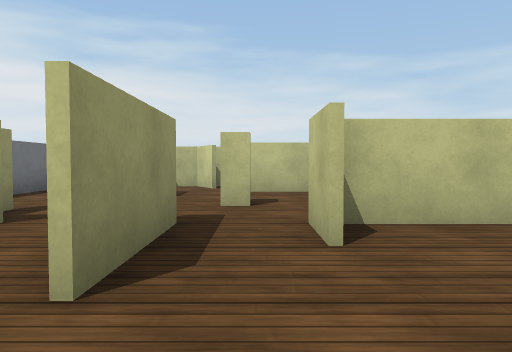
View 1 (above)

18 first-person views from a walk through a robot-simulator world made for Webots. The camera is 0.29 m above the floor, tilts 2° down and sees 70° across. The floor is counted in squares, 0.5 m on a side. Each view is taken from the middle of a square. On the plan, view 1 faces up. The plan holds only what a view shows up to about 10 squares ahead; the rest is blank. The robots in the file are not drawn. Webots' stock objects and surfaces are drawn as simple stand-ins.

View 2
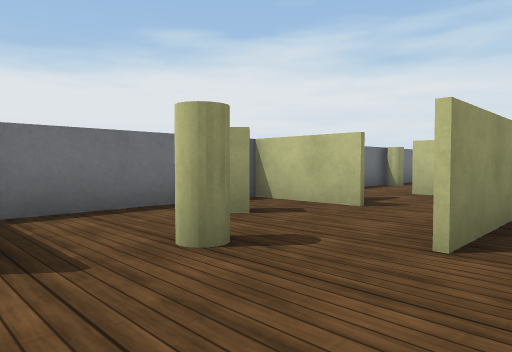

View 3
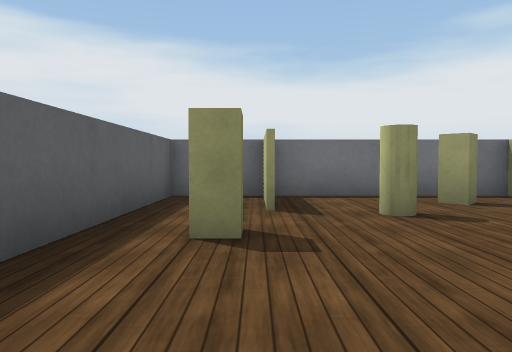

View 4
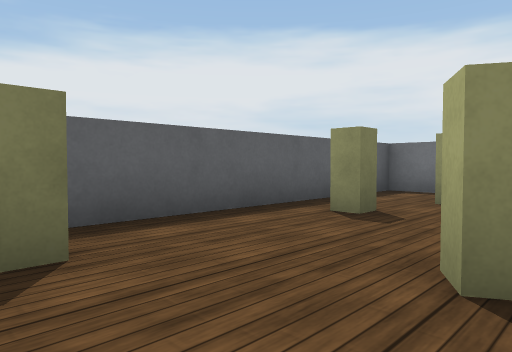

View 5
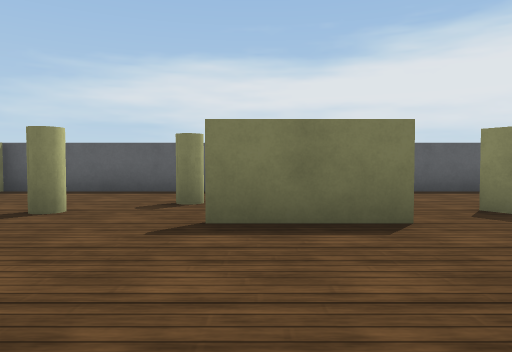

View 6
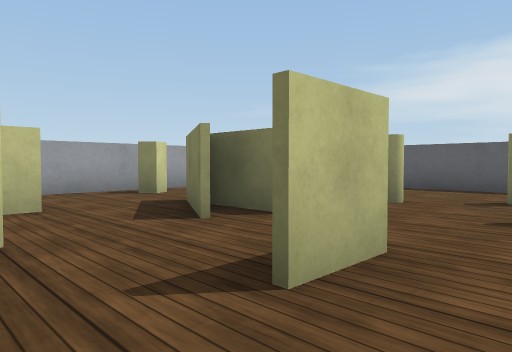

View 7
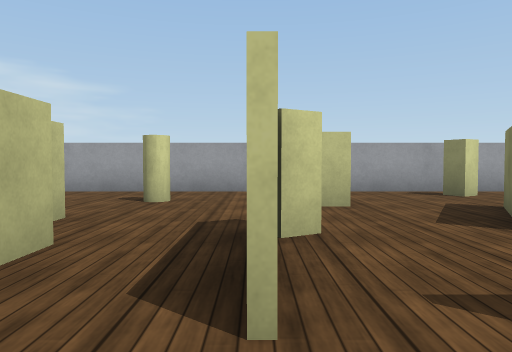

View 8
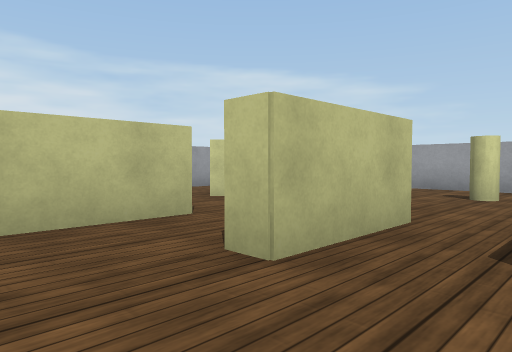

View 9
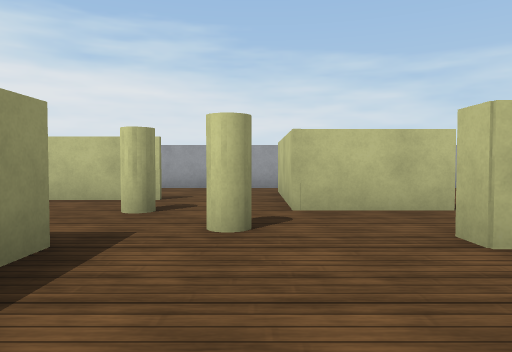

View 10
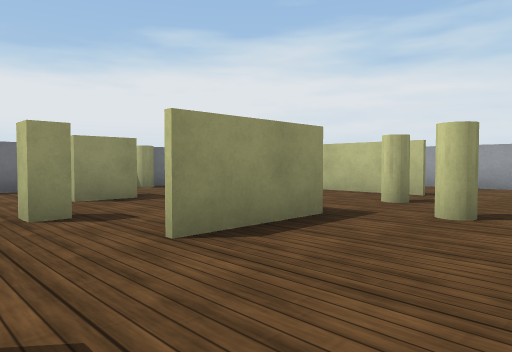

View 11
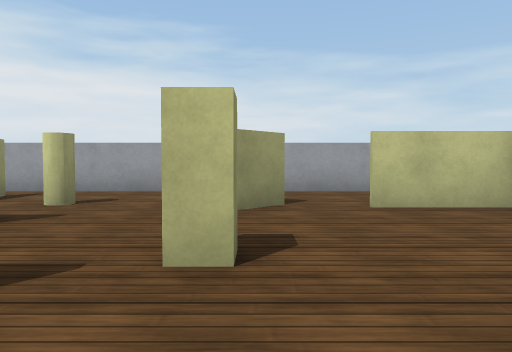

View 12
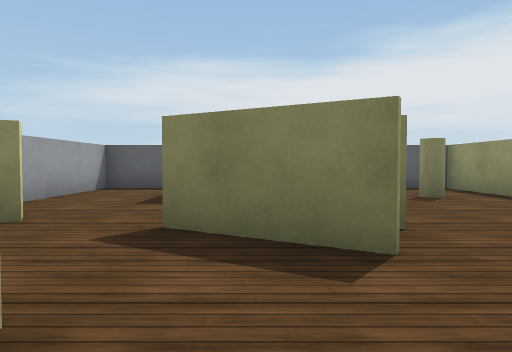

View 13
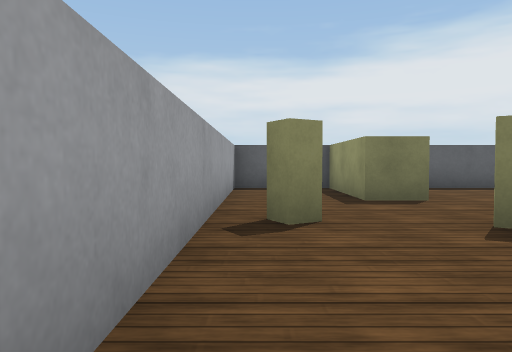

View 14
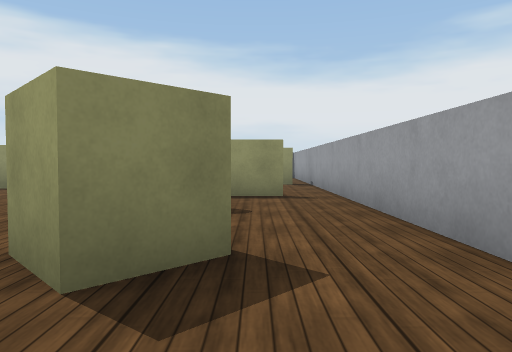

View 15
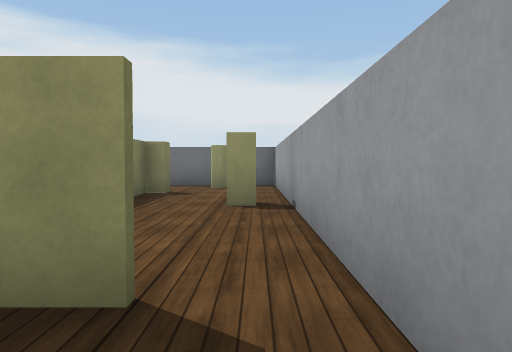

View 16
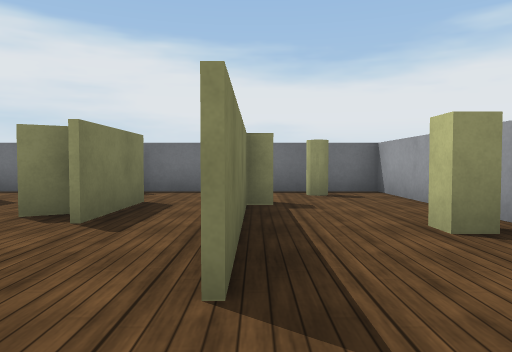

View 17
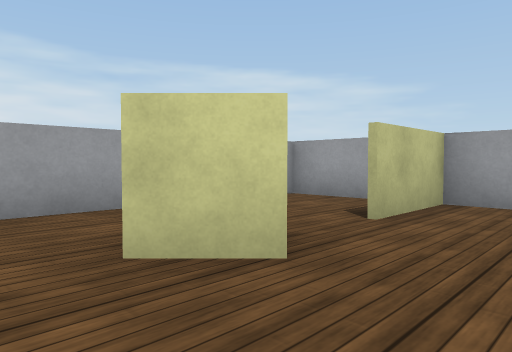

View 18
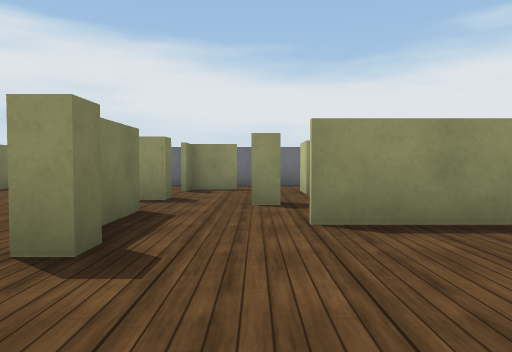

### Floor plan
Points are (right, up) in squares from view 1. A wall is a line through its corners. A room is listed if a view was taken in it or the views show most of it. See-through windows are left out.
Room 1 (views 1, 2, 3, 4, 5, 6, 7, 8, 9, 10, 11, 12, 13, 14, 15, 16, 17, 18)
walls: (5.1, 3.6) (5.1, 4.7); (1.6, 7.6) (1.6, 5.5); (2.5, 3.5) (0.8, 3.5); (6.6, 7.4) (5.4, 7.4); (1.1, 7.4) (-0.1, 7.4); (7, 3.8) (8.9, 2.7); (5.5, 9.5) (3.5, 9.5) (3.5, 12.5) (3.5, 11.5); (6.6, 2.8) (8.3, 2.8); (2.4, 1.5) (4.5, 1.5); (0.5, 2.5) (0.5, 3.6) (1.8, 3.6); (-0.8, 3.6) (-0.8, 1.5); (1.5, 10.8) (-0.7, 10.8); (-1, 8.4) (-1.5, 9.2) (-2.1, 9.2); (-1.2, 8.9) (-0.9, 8.4); (3.5, -0.2) (3.5, -2.5) (11.5, -2.5) (11.5, 13.5) (-4.5, 13.5) (-4.5, 4.5); (-2.4, 3.5) (-4.5, 3.5) (-4.5, -2.5) (2, -2.5); (-3, 4.6) (-3, 3.6) (-2.4, 3.6); (-2.5, 9.3) (-0.5, 9.3); (-1.5, 10.9) (1.5, 10.9); (9.3, -0.8) (9.3, -2.5); (11.6, 10.8) (9.5, 10.8); (-2.6, -0.9) (-3.9, -0.9); (-3.6, -0.8) (-3.1, -0.8)
objects: yellow cylinder (-4, 8); yellow cylinder (-4, 12); yellow box (-3, 2); yellow box (-3, 6) to (-2, 7); yellow cylinder (-2, 1); yellow box (-2, 11); yellow box (-1, -1); yellow box (-1, 4); yellow box (0, 5); yellow box (0, 13); yellow box (1, 1); yellow box (2, -2); yellow cylinder (2, 9); yellow box (3, 4); yellow cylinder (3, 8); yellow cylinder (5, 0); yellow box (5, 8); yellow cylinder (5, 11); yellow cylinder (7, 1); yellow box (7, 6); yellow box (7, 11) to (8, 12); yellow box (8, 8); yellow box (9, 0); yellow box (9, 5); yellow cylinder (10, 8); yellow box (11, 2)

Positions as (right, up) in squares from view 1, and headings:
1: (0, 0), facing up
2: (0, -1), facing up-left
3: (2, -1), facing left
4: (3, 1), facing down-left
5: (4, 5), facing down
6: (4, 6), facing down-right
7: (4, 6), facing right
8: (3, 6), facing up-right
9: (3, 5), facing up
10: (4, 4), facing up-left
11: (8, 6), facing up
12: (8, 6), facing down
13: (11, 6), facing down
14: (10, 12), facing left
15: (5, 13), facing left
16: (3, 11), facing left
17: (6, 9), facing up-right
18: (5, 5), facing left
